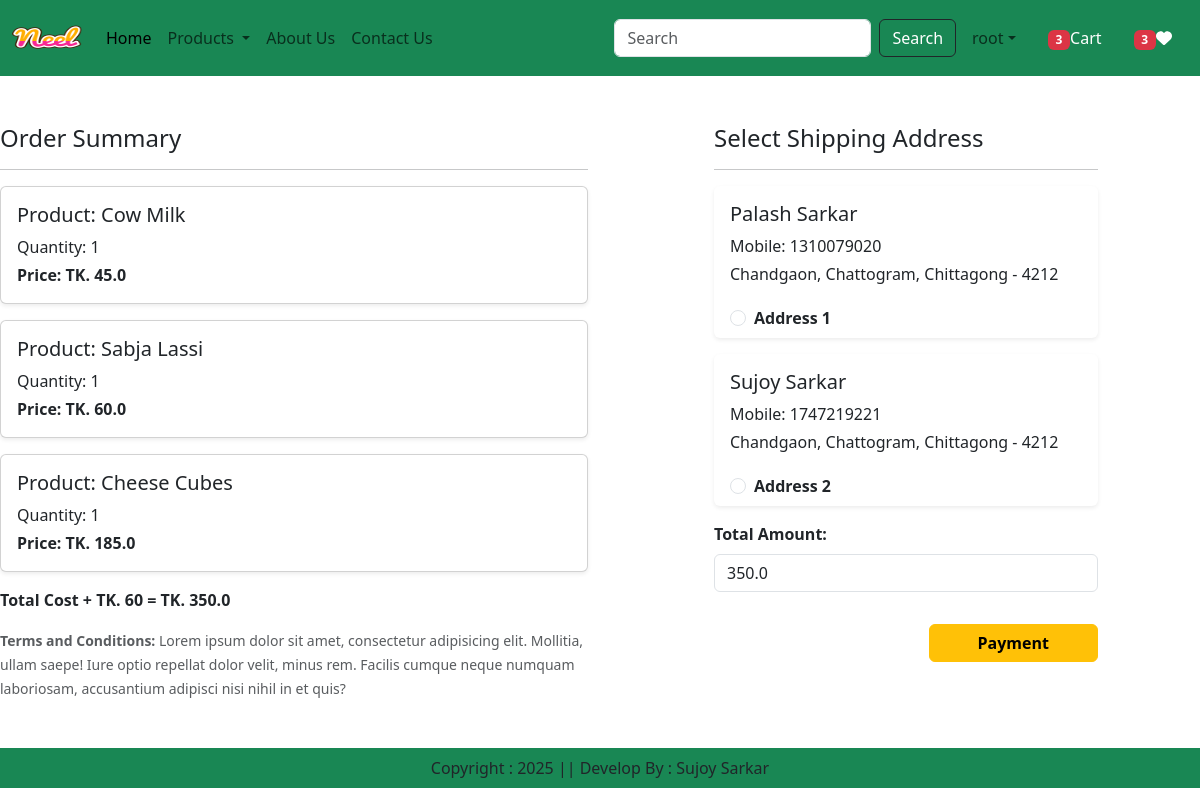
Screenshot of /checkout/ (signed in) with the database file from the repository.
### app/models.py (models this page shows, shortened)
class Cart(models.Model):
    user = models.ForeignKey(User, on_delete=models.CASCADE)
    product = models.ForeignKey(Product, on_delete=models.CASCADE)
    quantity = models.PositiveIntegerField(default=1)

class Product(models.Model):
    title = models.CharField(max_length=100)
    selling_price = models.FloatField()
    discounted_price = models.FloatField()
    description = models.TextField()
    composition = models.TextField(default='')
    prodapp = models.TextField(default='')
    category = models.CharField(choices=CATEGORY_CHOICES, max_length=2)
    product_image = models.ImageField(upload_to='product')

class Customer(models.Model):
    user = models.ForeignKey(User, on_delete=models.CASCADE)
    name = models.CharField(max_length=200)
    locality = models.CharField(max_length=200)
    city = models.CharField(max_length=50)
    mobile = models.IntegerField(default=0)
    zipcode = models.CharField(max_length=10, blank=True, null=True)
    state = models.CharField(choices=STATE_CHOICES,max_length=100)

### app/views.py (the view)
# urls.py: path('checkout/', views.checkout.as_view(), name='checkout'),
@method_decorator(login_required, name='dispatch')
class checkout(View):
    def get(self, request):
        totalitem = 0
        wishitem = 0
        if request.user.is_authenticated:
           totalitem = len(Cart.objects.filter(user=request.user))
           wishitem = len(Wishlist.objects.filter(user=request.user))
        user = request.user
        add = Customer.objects.filter(user=user)
        cart_items = Cart.objects.filter(user=user)
        famount = 0
        for p in cart_items:
            value = p.quantity * p.product.discounted_price
            famount = famount + value
        totalamount = famount + 60
        return render(request, 'app/checkout.html', locals())

### app/templates/app/checkout.html (shortened to what this page needs)
{% extends 'app/base.html' %}
{% load static %}
{% block main-content %}
<div class="row mt-5">
    <div class="col-sm-6">
        <h4>Order Summary</h4>
        <hr>
        {% if cart_items %}
            {% for item in cart_items %}
                <div class="card mb-3 shadow-sm">
                    <div class="card-body">
                        <h5 class="card-title">Product: {{ item.product.title }}</h5>
                        <p class="mb-1">Quantity: {{ item.quantity }}</p>
                        <p class="fw-bold mb-0">Price: TK. {{ item.product.discounted_price }}</p>
                    </div>
                </div>
            {% endfor %}
            <p class="fw-bold mt-3">Total Cost + TK. 60 = TK. {{ totalamount }}</p>
        {% else %}
            <p class="text-danger">Your cart is empty. Please add items to proceed.</p>
        {% endif %}
        <small class="text-muted">
            <strong>Terms and Conditions:</strong> Lorem ipsum dolor sit amet, consectetur adipisicing elit. Mollitia, ullam saepe! Iure optio repellat dolor velit, minus rem. Facilis cumque neque numquam laboriosam, accusantium adipisci nisi nihil in et quis?
        </small>
    </div>
    <div class="col-sm-4 offset-sm-1">
        <h4>Select Shipping Address</h4>
        <hr>
        {% if add %}
            <form method="post" id="checkout-form">
                {% for ad in add %}
                    <div class="card mb-3 border-0 shadow-sm">
                        <div class="card-body">
                            <h5 class="card-title">{{ ad.name }}</h5>
                            <p class="mb-1">Mobile: {{ ad.mobile }}</p>
                            <p class="mb-1">{{ ad.locality }}, {{ ad.city }}, {{ ad.state }} - {{ ad.zipcode }}</p>
                        </div>
                        <div class="form-check ms-3 mb-2">
                            <input class="form-check-input" type="radio" name="custid" id="address{{ forloop.counter }}" value="{{ ad.id }}">
                            <label class="form-check-label fw-bold" for="address{{ forloop.counter }}">
                                Address {{ forloop.counter }}
                            </label>
                        </div>
                    </div>
                {% endfor %}
                <div class="mb-3">
                    <label for="totamount" class="form-label fw-bold">Total Amount:</label>
                    <input type="number" class="form-control" id="totamount" name="totamount" value="{{ totalamount }}" readonly>
                </div>
             <div class="text-end">
             <button id="rzp-button1" type="submit" class="btn btn-warning mt-3 px-5 fw-bold">Payment</button>
             </div>
            </form>
        {% else %}
            <p class="text-danger">No shipping address available. Please add an address in your profile.</p>
        {% endif %}
    </div>
</div>
{% endblock main-content %}

### app/templates/app/base.html (shortened to what this page needs)
<!DOCTYPE html>
{% load static %}
<html lang="en">
<head>
    <link href="https://cdn.jsdelivr.net/npm/bootstrap@5.3.3/dist/css/bootstrap.min.css" rel="stylesheet">
    <link rel = "stylesheet" href = "{% static 'app/css/owl.carousel.min.css' %}" />
    <link rel = "stylesheet" href = "{% static 'app/css/all.min.css' %}" />
    <link rel = "stylesheet" href = "{% static 'app/css/style.css' %}" />
</head>
<body>
    <nav class="navbar navbar-expand-lg navbar dark bg-success">
        <div class="container-fluid">
          <a class="navbar-brand" href="#">
            <img src = "{% static "app/images/neel.png" %}" width = "70" height = "50" >
          </a>
          <div class="collapse navbar-collapse" id="navbarSupportedContent">
            <ul class="navbar-nav me-auto mb-2 mb-lg-0">
              {% if request.user.is_authenticated %}
              <li class="nav-item">
                <a class="nav-link active" aria-current="page" href="/">Home</a>
              </li>
              <li class="nav-item dropdown">
                <a class="nav-link dropdown-toggle" href="#" role="button" data-bs-toggle="dropdown" aria-expanded="false">
                  Products
                </a>
              </li>
              <li class="nav-item">
                <a class="nav-link" href="{% url "about" %}">About Us</a>
              </li>
              <li class="nav-item">
                <a class="nav-link" href="{% url "contact" %}">Contact Us</a>
              </li>
            </ul>
            <form class="d-flex" role="search" action="/search">
              <input class="form-control me-2" type="search" placeholder="Search" name="search" aria-label="Search">
              <button class="btn btn-outline-dark text-white" type="submit">Search</button>
            </form>
          </div>
          <ul class="navbar-nav me-auto mb-2 mb-lg-0">
            <li class = "nav-item dropdown mx-2">
              <a class="nav-link dropdown-toggle" href="#" role="button" data-bs-toggle="dropdown" aria-expanded="false">{{ request.user.username }}</a>
            </li>
            <li class = "nav-item dropdown mx-2">
              <a href = "{% url "showcart" %}" class = "nav-link text-white"><span class="badge bg-danger">{% if totalitem > 0 %} {{totalitem}} {% endif %}</span>Cart</a>
            </li>
            <li class = "nav-item dropdown mx-2">
              <a href = "{% url "showwishlist" %}" class = "nav-link text-white"><span class="badge bg-danger">{% if wishitem > 0 %} {{wishitem}} {% endif %}</span><i class="fa fa-heart"></i></a>
            </li>
            {% endif %}
          </ul>
        </div>
      </nav>
      {% block main-content %}{% endblock main-content %}
      <footer class = "container-fluid fixed bottom bg-success text-center p-2 mt-5">
        Copyright : 2025 || Develop By : Sujoy Sarkar
      </footer>
</body>
</html>

### rows the page displays
Cart: product "Cow Milk", quantity "1", product.discounted_price "45.0"
Cart: product "Sabja Lassi", quantity "1", product.discounted_price "60.0"
Cart: product "Cheese Cubes", quantity "1", product.discounted_price "185.0"
Customer: name "Palash Sarkar", mobile "1310079020", locality "Chandgaon", city "Chattogram", state "Chittagong", zipcode "4212"
Customer: name "Sujoy Sarkar", mobile "1747219221", locality "Chandgaon", city "Chattogram", state "Chittagong", zipcode "4212"

### other values shown
{{ request.user.username }} "root"
{{ totalitem }} "3"
{{ wishitem }} "3"
{{ totalamount }} "350.0"
